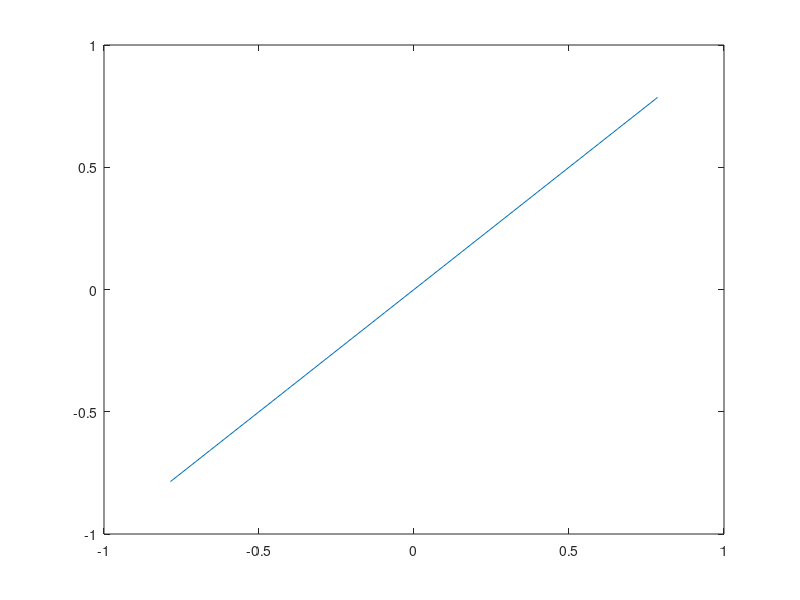

Source code (MATLAB):
% Investigate array spacing > pi/4
dw = 10/4;
theta = [-pi/4 : pi/50 : pi/4];
cp = 2*pi*dw;
psi = cp*sin(theta);
theta_hat = asin(psi/cp);
plot(theta, theta_hat);

